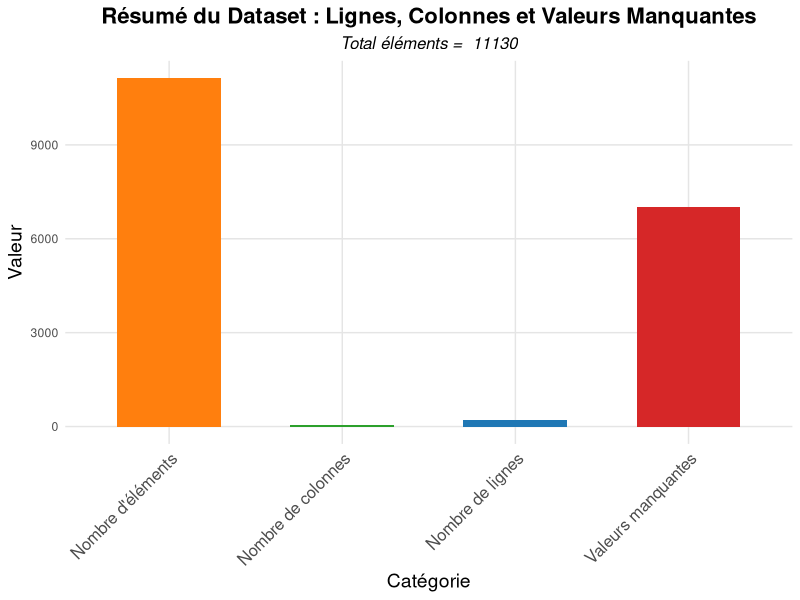
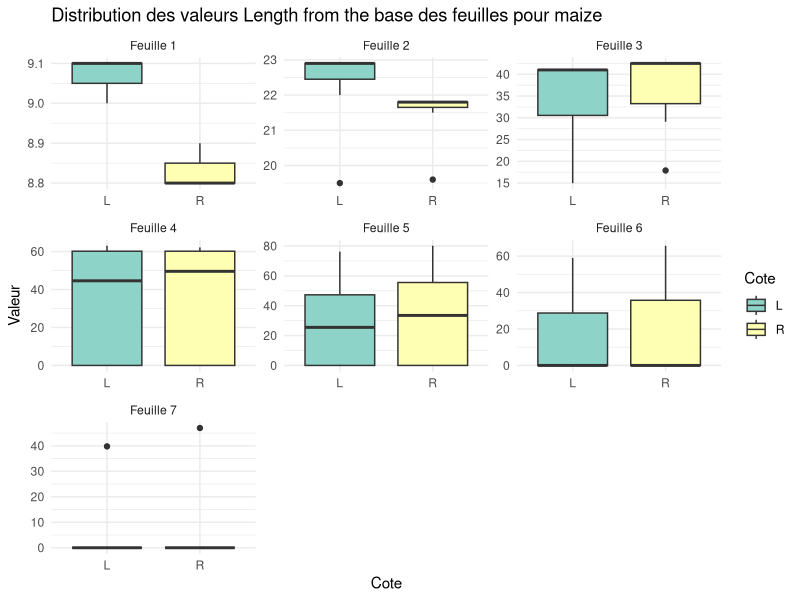
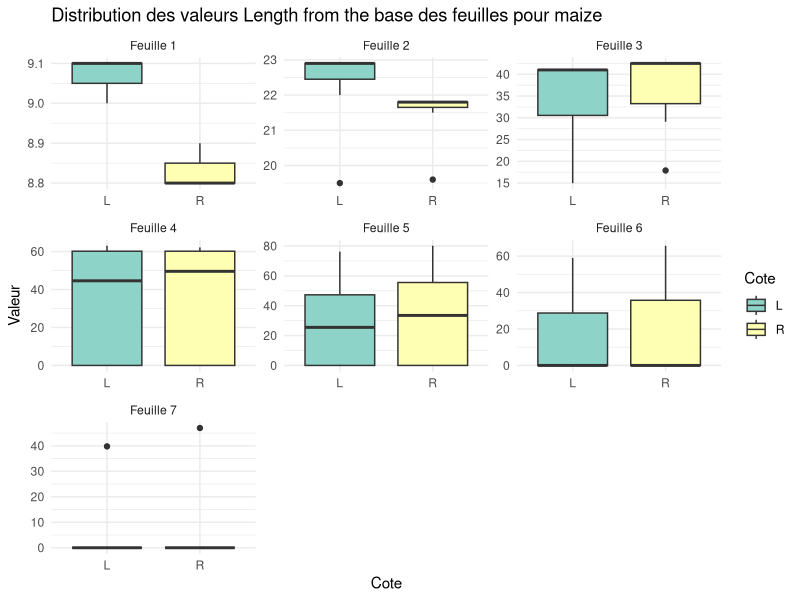
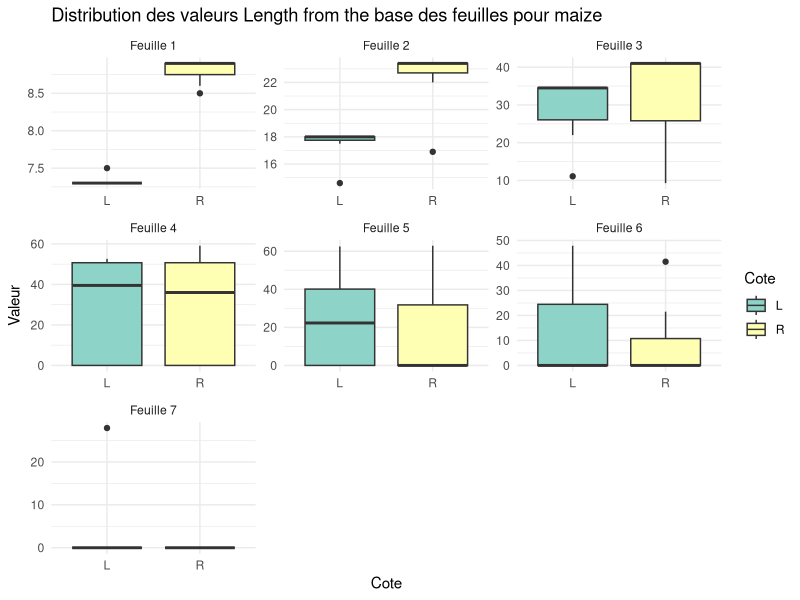
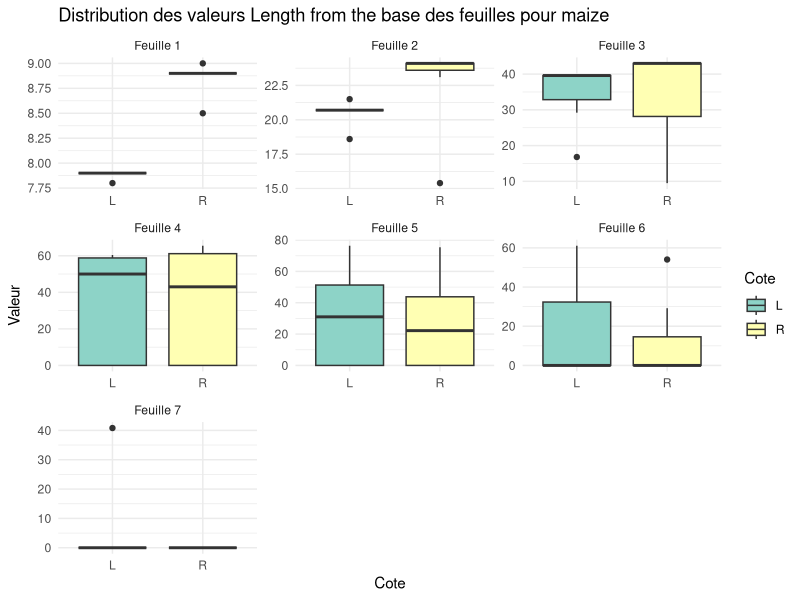
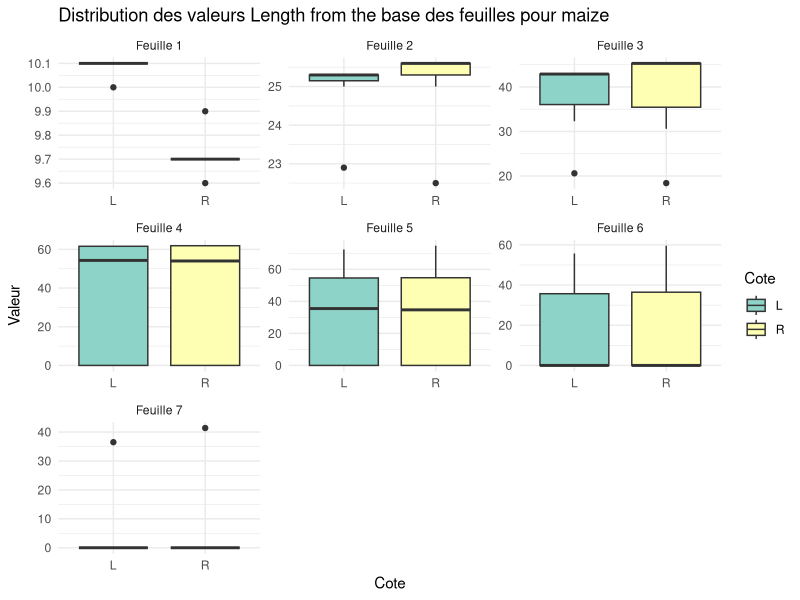
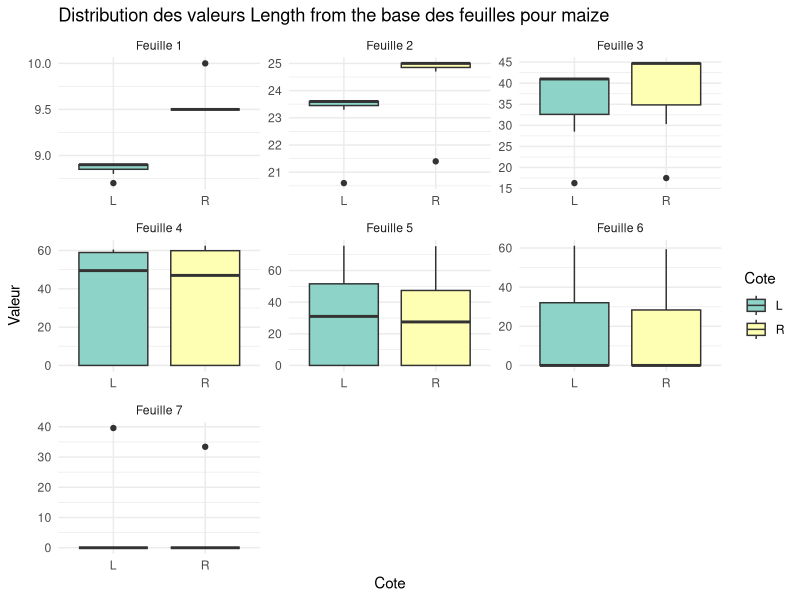
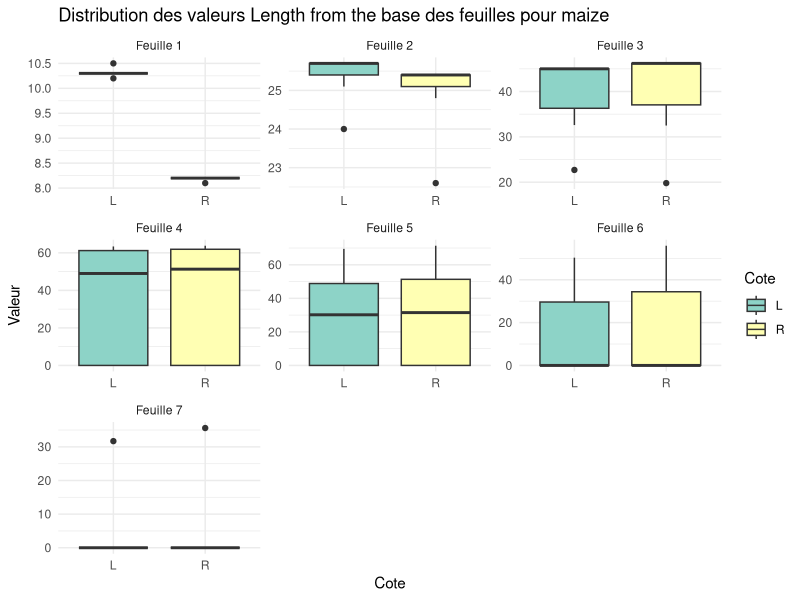

R code for these plots, in order:
## ---- chunk 1
knitr::opts_chunk$set(echo = TRUE)
## ---- chunk 2
# Charger les bibliothèques nécessaires
library(lubridate)
library(gridExtra)
library(ggplot2)
library(dplyr)
library(tidyr)
library(RColorBrewer)

library(tidyverse)  # Pour dplyr, tidyr, etc.
library(purrr)      # Pour la fonction map()



## ---- chunk 3

setwd("C:/Users/Abdoulaye Diop/Desktop/Projets_atelier/Projets_Ateliers")
data <- readxl::read_excel("Copie de Data.xlsx",  col_names = TRUE,)
# Conversion de la colonne `leaf` en numérique
data$leaf <- as.numeric(data$leaf)
data<-as.data.frame(data)
head(data)
#colnames(data)
## ---- chunk 4
# Supposons que votre dataframe s'appelle 'data'

# Nombre de lignes
n_lignes <- nrow(data)

# Nombre de colonnes
n_colonnes <- ncol(data)

# Nombre de valeurs manquantes par colonne
n_manquantes <- colSums(is.na(data))


n_elements <- n_lignes * n_colonnes

# Créer un dataframe pour les valeurs à afficher dans l'histogramme
summary_data <- data.frame(
  Category = c("Nombre de lignes", "Nombre de colonnes", "Valeurs manquantes", "Nombre d'éléments"),
  Value = c(n_lignes, n_colonnes, sum(n_manquantes), n_elements)
)

# Affichage de l'histogramme
library(ggplot2)

ggplot(summary_data, aes(x = Category, y = Value, fill = Category)) +
  geom_bar(stat = "identity", show.legend = FALSE, width = 0.6) +  # Largeur de barre ajustée
  labs(
    title = "Résumé du Dataset : Lignes, Colonnes et Valeurs Manquantes",
    x = "Catégorie", 
    y = "Valeur",
    subtitle = paste("Total éléments = ", n_elements)
  ) +
  scale_fill_manual(values = c("#FF7F0E", "#2CA02C", "#1F77B4", "#D62728")) +  # Palette de couleurs personnalisée
  theme_minimal() +
  theme(
    axis.text.x = element_text(angle = 45, hjust = 1, size = 12),  # Inclinaison des labels de l'axe X
    axis.title = element_text(size = 14),
    plot.title = element_text(hjust = 0.5, size = 16, face = "bold"),
    plot.subtitle = element_text(hjust = 0.5, size = 12, face = "italic"),
    panel.grid.major = element_line(color = "gray90", size = 0.5),
    panel.grid.minor = element_blank()
  )  # Design amélioré avec une grille légère

## ---- chunk 5


# Fonction pour traiter chaque jeu de données avec une date et sa colonne de longueur spécifiques
process_data <- function(data, date_col, length_col) {
  data %>%
    select(species, condition, rhizotron, plant, leaf, all_of(date_col), all_of(length_col)) %>%
    pivot_wider(names_from = leaf, values_from = all_of(length_col), 
                values_fill = list(`Lenght from the base...7` = 0)) %>%
    arrange(all_of(date_col)) %>%
    rename(ts = all_of(date_col)) %>%  # Renommer la colonne de date en ts
    # Renommer la colonne `plant` en `cote` et affecter la valeur "L" ou "R" selon le cas
    mutate(plant = ifelse(startsWith(plant, "L"), "L", "R")) %>%  # Remplacer la colonne plant par L ou R
    rename(cote = plant) %>%  # Renommer la colonne plant en cote
    filter(!is.na(ts)) %>%
    # Supprimer les deux dernières colonnes (comme dans votre logique)
    select(-tail(names(.), 1)) %>%
    # Renommer les colonnes Feuille 1 à Feuille 7 explicitement
    setNames(c("species", "condition", "rhizotron", "cote", "ts", 
               paste("Feuille", 1:8))) %>%
    # Convertir `ts` en Date si nécessaire (si ce n'est pas déjà le cas)
    mutate(ts = as.Date(ts, format = "%Y-%m-%d"))  # Adapter le format si nécessaire
}

# Traiter chaque jeu de données pour différentes dates
data_1 <- process_data(data, "date...6", "Lenght from the base...7")
data_2 <- process_data(data, "date...13", "Lenght from the base...14")
data_3 <- process_data(data, "date...20", "Lenght from the base...21")
data_4 <- process_data(data, "date...27", "Lenght from the base...28")
data_5 <- process_data(data, "date...34", "Lenght from the base...35")
data_6 <- process_data(data, "date...41", "Lenght from the base...42")
data_7<-process_data(data, "date...48", "Lenght from the base...49")

# Conversion des colonnes Feuille 1 à Feuille 7 en double
data_4 <- data_4 %>%
  mutate(across(`Feuille 1`:`Feuille 7`, as.double))


data_6 <- data_6 %>%
  mutate(across(`Feuille 1`:`Feuille 7`, as.double))


# Afficher un exemple de traitement
all_data <- bind_rows(data_1, data_2, data_3, data_4, data_5, data_6, data_7)

data_raw<-all_data
#head(data_raw)
#colnames(data_raw)
## ---- chunk 6
replace_na_with_zero <- function(data) {
  # Appliquer le remplacement seulement aux colonnes numériques
  data[] <- lapply(data, function(col) {
    if (is.numeric(col)) {
      # Remplacer les NA par 0 uniquement dans les colonnes numériques
      col[is.na(col)] <- 0
    }
    return(col)
  })
  
  return(data)
}

all_data<-replace_na_with_zero(data_raw)
head(all_data)
## ---- chunk 7
library(dplyr)

# Fonction pour filtrer et concaténer les données pour chaque rhizotron
combine_rhizotron <- function(data_list, rhizotron_number) {
  bind_rows(data_list) %>%                    # Concaténer tous les jeux de données
    filter(rhizotron == rhizotron_number)                       # Trier par `ts`
}


# Générer automatiquement les datasets `plant_1` à `plant_16`
for (i in 1:16) {
  assign(paste0("plant_", i), combine_rhizotron(all_data, i))
}

# Exemple d'affichage pour vérifier
head(plant_1)
head(plant_2)


## ---- chunk 8
replace_zeros_with_previous_non_zero <- function(data, numeric_columns) {
  # Parcours des lignes du dataset
  for (i in 3:nrow(data)) {  # On commence à partir de la 3ème ligne pour éviter l'indexation i-2 pour la première ligne
    for (col in numeric_columns) {  # On boucle uniquement sur les colonnes numériques
      if (data[i, col] == 0) {  # Si la valeur est 0
        # Chercher la première valeur non nulle dans les colonnes suivantes
        k <- NA
        for (j in which(numeric_columns == col):length(numeric_columns)) {
          if (data[i, numeric_columns[j]] != 0) {  # Si on trouve une valeur non nulle
            k <- j
            break
          }
        }
        
        # Si on trouve une colonne suivante avec une valeur non nulle
        if (!is.na(k)) {
          # Remplacer la valeur 0 par la valeur dans la ligne i-2 pour cette colonne
          # Accès correct à la colonne avec numeric_columns[col] (pas d'index hors de portée)
          data[i, col] <- data[i-2, col]
        }
      }
    }
  }
  return(data)
}

## ---- chunk 9
# Exemple : Liste des plantes
plants_list <- list(plant_1, plant_2, plant_3, plant_4, plant_5, plant_6, 
                    plant_7, plant_8, plant_9, plant_10, plant_11, plant_12,
                    plant_13, plant_14, plant_15, plant_16)

# Fonction pour appliquer à chaque dataset de plante
replace_zeros_for_all_plants <- function(plants_list, numeric_columns) {
  # Appliquer la fonction à chaque dataset de plante
  plants_list <- lapply(plants_list, function(plant_data) {
    replace_zeros_with_previous_non_zero(plant_data, numeric_columns)
  })
  return(plants_list)
}

# Appliquer la fonction à toutes les plantes
numeric_columns <- c("Feuille 1", "Feuille 2", "Feuille 3", "Feuille 4", "Feuille 5", "Feuille 6", "Feuille 7")
Plant <- replace_zeros_for_all_plants(plants_list, numeric_columns)

## ---- chunk 10

# Initialiser une liste vide pour les graphiques
plots_list <- list()

# Boucle pour les 16 plantes
for (i in 1:16) {
  
  # Récupérer les données de la plante spécifique dans la liste Plant
  data <- Plant[[i]]
  
  # Réorganiser les données en format long
  data_long <- data %>%
    select(ts, species, condition, cote, starts_with("Feuille")) %>%
    pivot_longer(cols = starts_with("Feuille"), names_to = "Feuille", values_to = "Value")
  
  # Mettre en forme les noms des feuilles pour les afficher de manière plus lisible
  data_long$Feuille <- gsub("Feuille_", "Length from the base - Feuille ", data_long$Feuille)
  
  # Ajouter les graphiques dans la liste pour chaque plante
  for (species_name in unique(data_long$species)) {
    plot_species <- data_long %>%
      filter(species == species_name) %>%
      ggplot(aes(x = cote, y = Value, fill = cote)) +
      geom_boxplot() +
      facet_wrap(~ Feuille, scales = "free") +  # Crée un boxplot par feuille
      labs(title = paste("Distribution des valeurs Length from the base des feuilles pour", species_name),
           x = "Cote", 
           y = "Valeur",
           fill = "Cote") +  # Légende personnalisée pour la condition
      theme_minimal() +
      scale_fill_brewer(palette = "Set3")  # Palette de couleurs agréable pour le cote
    
    # Ajouter chaque graphique à la liste
    plots_list[[i]] <- plot_species
  }
}

# Exemple pour afficher le graphique de la première plante
print(plots_list[[1]])  # Afficher le boxplot pour la première plante

# Afficher les graphiques pour une plante (par exemple, pour la première plante)

# Optionnel : afficher tous les graphiques dans une seule fenêtre
# lapply(plots_list, print)
for (i in 1:16){
  print(plots_list[[i]])
}

## ---- chunk 11
data<-Plant[[16]]

# Réorganiser les données en format long
data_long <- data %>%
  select(ts, species, condition, rhizotron, cote, starts_with("Feuille")) %>%
  pivot_longer(cols = starts_with("Feuille"), names_to = "Feuille", values_to = "Value")

# Effectuer l'ANOVA pour chaque feuille en fonction du 'cote'
anova_results <- data_long %>%
  group_by(Feuille) %>%
  summarise(
    anova = list(aov(Value ~ cote, data = .))  # Calcul de l'ANOVA pour chaque feuille
  )

# Résumer les résultats ANOVA avec 'map()'
anova_summary <- anova_results %>%
  mutate(summary = map(anova, summary))  # Appliquer la fonction summary() sur chaque résultat d'ANOVA

# Afficher le résumé des résultats ANOVA
anova_summary %>%
  select(Feuille, summary)  # Sélectionner la colonne de résumé
anova_summary$summary
## ---- chunk 12
Plant_long <- list()


# Modifier les données pour chaque plante
for (i in 1:16) {
  data <- Plant[[i]]
  
  # Calculer la somme des longueurs des feuilles (colonnes 6 à 12)
  data$long <- rowSums(data[, 6:12])

  
  # Sélectionner les colonnes nécessaires
  data <- data %>%
    select(ts, species, condition, rhizotron, cote, long)
  
  # Stocker le dataframe modifié dans la liste
  Plant_long[[i]] <- data
}

head(Plant_long[[1]])
## ---- chunk 13

# Fusionner les données de toutes les plantes dans un seul dataframe
merged_data <- do.call(rbind, Plant_long)

# Représenter long en fonction du temps (ts) avec ggplot2
ggplot(merged_data, aes(x = ts, y = long, color = as.factor(species))) +
  geom_line(size = 1) +  # Tracer une ligne plus épaisse pour chaque espèce
  geom_point(size = 3, alpha = 0.7) +  # Ajouter des points plus grands et plus transparents
  labs(
    title = "Évolution de la longueur totale des feuilles en fonction du temps",
    x = "Temps (Date)",
    y = "Longueur totale des feuilles (cm)",
    color = "Espèce"
  ) +
  scale_color_brewer(palette = "Set1") +  # Palette de couleurs distinctes pour chaque espèce
  scale_x_date(
    date_labels = "%b %d",  # Format des dates
    date_breaks = "3 days",  # Espacement des labels (chaque 3 jours)
    limits = as.Date(c("2024-10-28", "2024-11-10"))  # Plage de dates spécifique
  ) +
  theme_light() +  # Thème clair pour un look plus moderne
  theme(
    plot.title = element_text(hjust = 0.5, size = 16, face = "bold"),  # Centrer et styliser le titre
    axis.title = element_text(size = 14),  # Titre des axes
    axis.text.x = element_text(angle = 45, hjust = 1, size = 12),  # Rotation et taille des labels sur l'axe X
    axis.text.y = element_text(size = 12)  # Taille des labels sur l'axe Y
  )

## ---- chunk 14

Plant_long_croissance <- list()

for (i in 1:16) {
  data <- Plant_long[[i]]
  
  # Calculer la croissance relative et remplacer le NA par 0
  data <- data %>%
    mutate(
      croissance = c(0, diff(long)) # Remplacer NA par 0
    )
  
  data <- data %>%
  mutate(
    croissance_cumulee= cumsum(croissance)  # Croissance cumulée relative
  )

  # Ajouter les données modifiées à la liste
  Plant_long_croissance[[i]] <- data
}


head(Plant_long_croissance[[1]])
# Afficher les premières lignes du datafra
## ---- chunk 15
data<-Plant_long_croissance[[1]]
ggplot(data, aes(x = ts, y = croissance_cumulee)) +
  geom_line(color = "blue", size = 1.5) +  # Ligne bleue, taille de ligne ajustée
  geom_point(aes(color = croissance_cumulee), size = 3, alpha = 0.7) +  # Points colorés selon la croissance, taille ajustée
  labs(title = "Croissance cumulée  de la première plante en fonction du temps", 
       x = "Date", 
       y = "Croissance cumulée ") +
  scale_x_date(
    limits = as.Date(c("2024-10-28", "2024-11-10")),  # Plage de dates
    date_labels = "%b %d",   # Format de la date pour l'affichage
    date_breaks = "2 days"   # Espacement des labels sur l'axe des X
  ) +
  scale_color_viridis_c(option = "C") +  # Utilisation de la palette Viridis pour la couleur des points
  theme_minimal() +
  theme(axis.text.x = element_text(angle = 45, hjust = 1))

## ---- chunk 16

## Combined cest une liste qui va me permettre de faire la  comparaison d'une plante sous deux conditions 

# Créer une liste vide pour stocker les nouveaux dataframes concaténés
combined_plants_list <- list()

# Concaténer deux à deux les éléments de la liste Plant
for (i in seq(1, length(Plant_long_croissance), by = 2)) {
  # Vérifier si l'élément suivant existe (pour éviter un problème d'indice)
  if (i + 1 <= length(Plant)) {
    # Concaténer les deux éléments consécutifs
    combined_data <- bind_rows(Plant_long_croissance[[i]], Plant_long_croissance[[i + 1]])
    # Ajouter le dataframe concaténé dans la nouvelle liste
    combined_plants_list[[length(combined_plants_list) + 1]] <- combined_data
  }
}

# Afficher les nouveaux datasets
combined_plants_list[[1]]

## ---- chunk 17

data<-combined_plants_list[[5]]
# Réaliser un ANOVA pour tester l'effet des conditions et du temps
anova_result <- aov(croissance_cumulee ~ condition * ts *cote, data = data)

# Résumé des résultats de l'ANOVA
summary(anova_result)

## ---- chunk 18

# Créer une liste vide pour stocker les graphiques
plots_list_compare <- list()

# Boucle pour traiter les paires successives de plantes de 1 à 15
for (i in 1:15) {
  # Extraire les données pour la plante i et i+1
  data1 <- Plant_long_croissance[[i]]
  data2 <- Plant_long_croissance[[i + 1]]
  
  # Fusionner les deux ensembles de données
  merged_data <- rbind(data1, data2)
  
  # Ajouter une colonne pour identifier la paire de plantes
 # merged_data$plante_pair <- paste("Plante", i, "vs Plante", i + 1)
  
  # Représenter la croissance cumulée relative en fonction du temps pour les deux plantes
  p <- ggplot(merged_data, aes(x = ts, y = croissance_cumulee, color = condition)) +
    geom_line(size = 1.5) +  # Tracer une ligne pour chaque plante avec une taille de ligne ajustée
    geom_point(aes(color = condition), size = 3, alpha = 0.7) +  # Points colorés selon la condition
    labs(
      title = paste("Comparaison de la croissance cumulée entre la Plante", i, "et la Plante", i + 1),
      x = "Date",
      y = "Croissance cumulée"
    ) +
    scale_x_date(
      limits = as.Date(c("2024-10-28", "2024-11-10")),  # Plage de dates
      date_labels = "%b %d",   # Format de la date pour l'affichage
      date_breaks = "2 days"   # Espacement des labels sur l'axe des X
    ) +
    scale_color_manual(values = c("ww" = "blue", "ws" = "red")) +  # Couleurs personnalisées pour les conditions
    theme_minimal() +
    theme(axis.text.x = element_text(angle = 45, hjust = 1))  # Rotation des dates sur l'axe X
  
  # Ajouter le graphique à la liste des graphiques
  plots_list_compare[[i]] <- p
}

# Afficher le graphique pour la première paire, par exemple
print(plots_list_compare[[2]])


